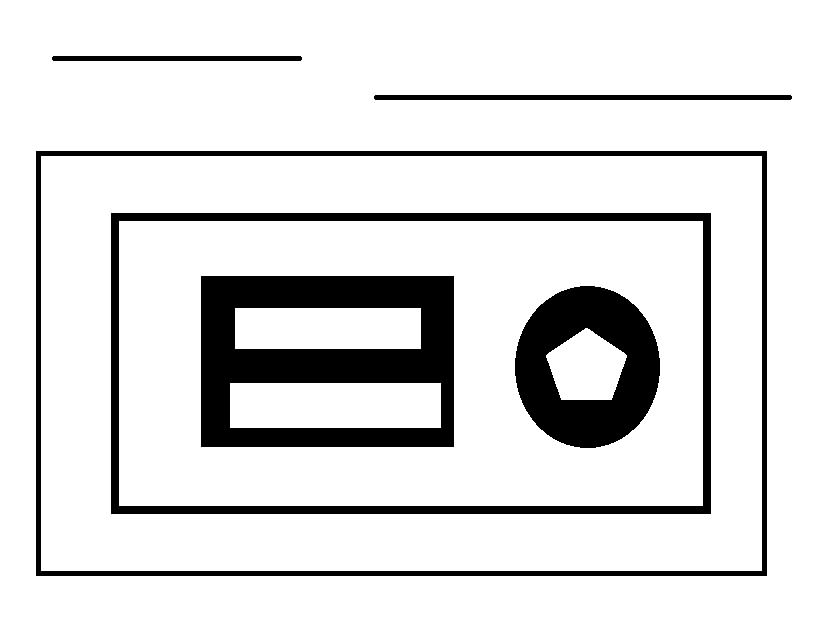
#> input picture data_hough_demo.jpg, 835 x 631 px, found by its file name
$ python Image_HoughP_Line_Detection.py
#> lines starting #> are read from the running program, lines starting #| are printed output that depends on the picture; after the words box and inside, x2 and y2 are one past the last pixel; in counts of white or black regions, pixels touching at a corner belong together
import cv2
import numpy as np

number = 1

def main():
    raw_image = cv2.imread("D:\Python3\Image_Process\data_hough_demo.jpg")
#> raw_image is the input picture: shape (631, 835, 3); min 0, max 255, mean 221.4
    gray_image = cv2.cvtColor(raw_image,cv2.COLOR_BGR2GRAY)
    smoothed = cv2.GaussianBlur(gray_image,(5,5),0)
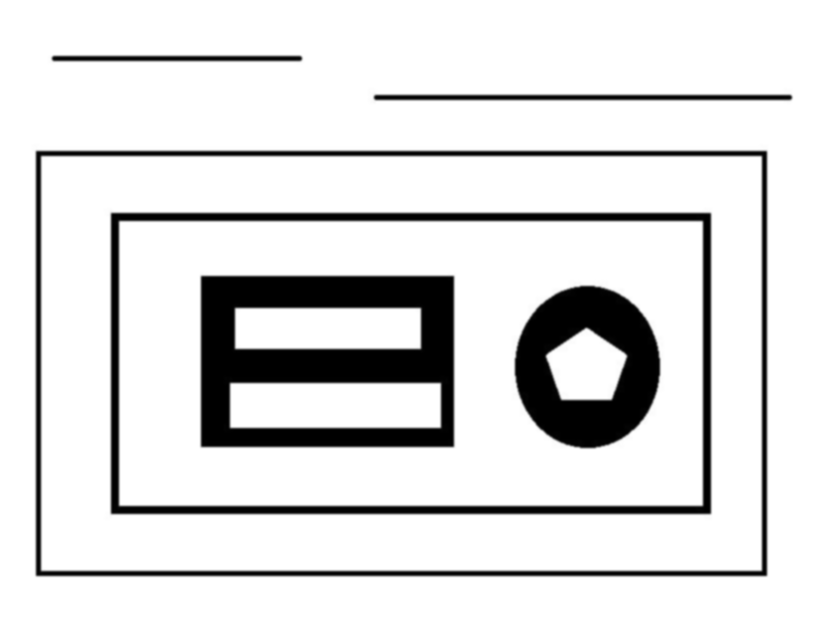
#> smoothed: shape (631, 835); min 0, max 255, mean 221.4
    edges = cv2.Canny(smoothed,50,150,3)
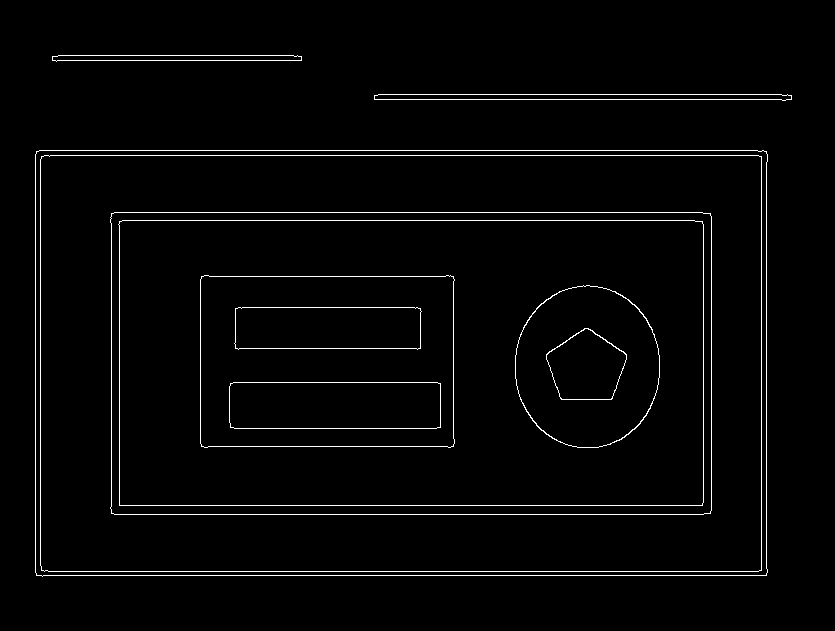
#> edges: shape (631, 835); 2.3% white in thin lines or dots, all inside (x1, y1, x2, y2) = (35, 55, 792, 577)
    try:
        lines_p = cv2.HoughLinesP(edges,1,np.pi/180,50,None,100,5)[number]
#> lines_p = [[39, 150, 763, 150]]
        print ("line[",number,"]:",lines_p)
#| line[ 1 ]: [[ 39 150 763 150]]
        for p1 in lines_p:
            cv2.line(raw_image, (p1[0], p1[1]), (p1[2], p1[3]), (255, 0, 0), 3)
#> this loop made 1 pass
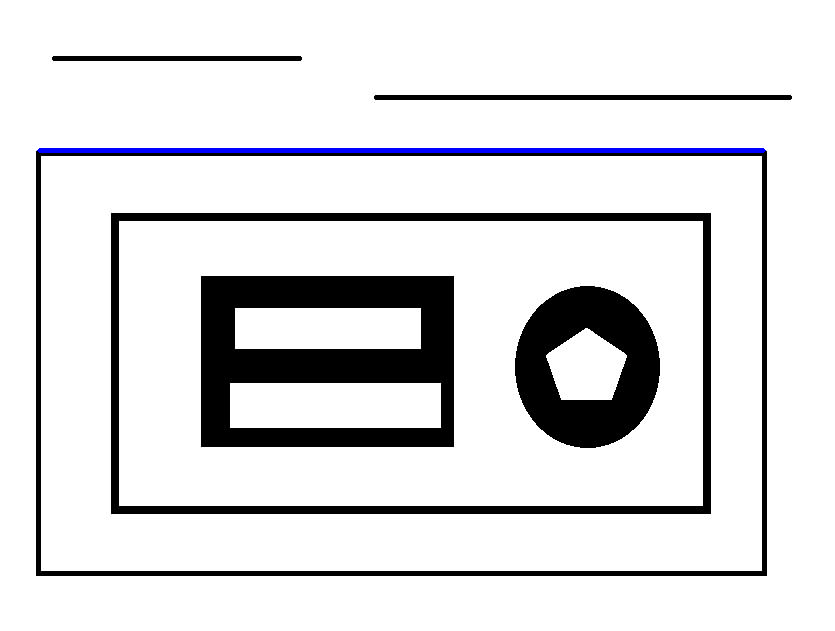
#> raw_image: shape (631, 835, 3); 0.69% of pixels changed, all inside (x1, y1, x2, y2) = (37, 148, 766, 153)
        cv2.imshow("HoughLinesP",raw_image)
        cv2.waitKey(0)
    except TypeError:
        print("The HoughlinesP function returns None, try decrease the threshold!")
    cv2.destroyAllWindows()


if __name__ =='__main__':
    main()
